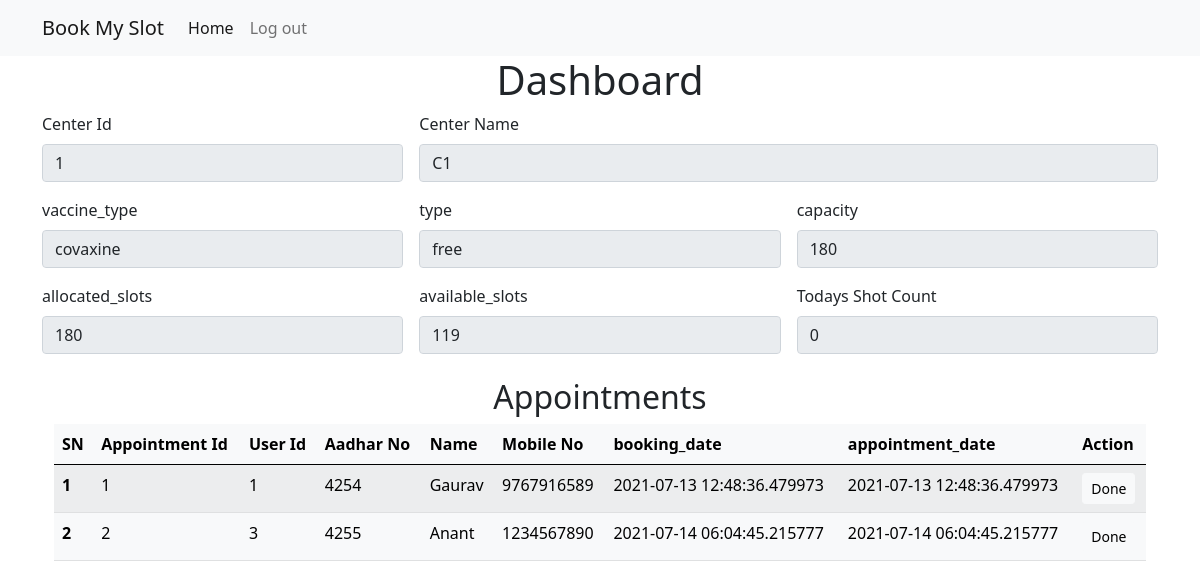
Page /center_dashboard (signed in) on the earlier database version.
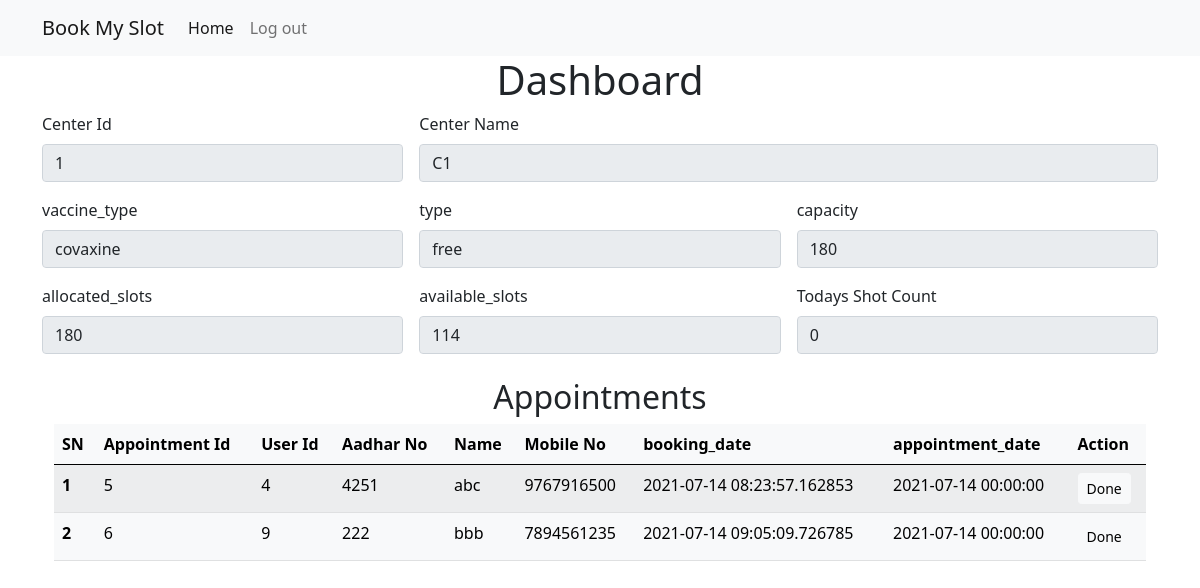
Same page on the later database version.
### models.py (models this page shows)
class Center(db.Model):
    __tablename__= 'centers'
    center_id=db.Column(db.Integer, primary_key=True)
    center_name=db.Column(db.String(100), nullable=False)
    city=db.Column(db.String(100), nullable=False)
    district=db.Column(db.String(100), nullable=False)
    pin_code=db.Column(db.String(100), nullable=False)
    capacity=db.Column(db.String(100),nullable=False)
    allocated_slots=db.Column(db.Integer, nullable=False)
    available_slots=db.Column(db.Integer, nullable=False)
    vaccine_type=db.Column(db.String(100),nullable=False)
    type=db.Column(db.String, nullable=False)

class Bookings(db.Model):
    __tablename__= 'bookings'
    booking_id=db.Column(db.Integer, primary_key=True)
    user_id=db.Column(db.Integer,db.ForeignKey('users.id'))
    center_id=db.Column(db.Integer,db.ForeignKey('centers.center_id'))
    booking_date=db.Column(db.DateTime, default=datetime.datetime.utcnow())
    appointment_date=db.Column(db.DateTime, default=datetime.datetime.utcnow())

class User(db.Model,UserMixin):
    __tablename__= 'users'
    id=db.Column(db.Integer, primary_key=True)
    first_name=db.Column(db.String(100), nullable=False)
    last_name=db.Column(db.String(100), nullable=False)
    aadhar_no=db.Column(db.Integer(), nullable=False)
    birth_year=db.Column(db.Integer(), nullable=False)
    email=db.Column(db.String(100),nullable=False)
    mobile_no=db.Column(db.Integer(), nullable=False)
    password=db.Column(db.String(100), nullable=False)
    dose = db.Column(db.Integer(), nullable=True)

### routes.py (the view)
@app.route("/center_dashboard")
def center_dashboard():
    center =get_center(current_user.center_id)
    data=user_and_appo_data()
    return render_template('center_dashboard.html',center=center,data=data)

### auth.py (called while the page is built)
@login_manager.user_loader
def load_user(user_id):
    user=session.get('user_cat')
    if user == "Staff":
        print("***************************************************")
        return Staff.query.get(user_id)
    else:
        return User.query.get(user_id)

### models.py (called while the page is built)
def get_center(center_id):
    result = Center.query.get(center_id)
    center = center_schema.dump(result)
    return center

def user_and_appo_data():
    result = db.session.query(User,Bookings).join(Bookings).all()
    data = []
    for u,b in result:
        dic = {
        "birth_year":u.birth_year,
        "user_id":u.id,
        "mobile_no":u.mobile_no,
        "last_name":u.last_name,
        "dose":u.dose,
        "email":u.email,
        "first_name":u.first_name,
        "aadhar_no":u.aadhar_no,
        "booking_date":b.booking_date,
        "center_id":b.center_id,
        "appointment_date":b.appointment_date,
        "booking_id":b.booking_id,
        }
        data.append(dic)
        dic = {}
    return data

### templates/center_dashboard.html (shortened to what this page needs)
{% extends 'base.html' %}
{% block body %}
<div class="container profile-container">
    <h1 class="center-text">Dashboard</h1>
    <form class="row g-3 " >
        <div class="col-md-4">
            <label for="center_id" class="form-label">Center Id</label>
            <input type="number" class="form-control" id="center_id" value={{center.center_id}} disabled>
        </div>
        <div class="col-md-8">
            <label for="center_name" class="form-label">Center Name</label>
            <input type="text" class="form-control" id="name" name="center_name" value={{center.center_name}} disabled>
        </div>
        <div class="col-md-4">
            <label for="vaccine_type" class="form-label">vaccine_type</label>
            <input type="text" class="form-control" id="vaccine_type" value={{center.vaccine_type}} disabled>
        </div>
        <div class="col-md-4">
            <label for="type" class="form-label">type</label>
            <input type="text" class="form-control" id="vaccine_type" value={{center.type}} disabled>
        </div>
        <div class="col-md-4">
            <label for="capacity" class="form-label">capacity</label>
            <input type="number" class="form-control" id="capacity" value="{{center.capacity}}" disabled>
        </div>
        <div class="col-md-4">
            <label for="allocated_slots" class="form-label">allocated_slots</label>
            <input type="number" class="form-control" id="allocated_slots" value="{{center.allocated_slots}}" disabled>
        </div>
        <div class="col-md-4">
            <label for="available_slots" class="form-label">available_slots</label>
            <input type="number" class="form-control" id="available_slots" value="{{center.available_slots}}" disabled>
        </div>
        <div class="col-md-4">
            <label for="shout_count" class="form-label">Todays Shot Count</label>
            <input type="number" class="form-control" id="shout_count" value="0" disabled>
        </div>
    </form>
    <div class="container my-4">
        <h2 class="center-text">Appointments</h2>
          {% if data|length ==0 %}
          <div class="alert alert-warning" role="alert">
            No record found...
          </div>
          {% else %}
      <table class="table table-light table-striped">
        <thead>
            <tr>
              <th scope="col">SN</th>
              <th scope="col">Appointment Id</th>
              <th scope="col">User Id </th>
              <th scope="col">Aadhar No</th>
              <th scope="col">Name</th>
              <th scope="col">Mobile No</th>
              <th scope="col">booking_date</th>
              <th scope="col">appointment_date</th>
              <th scope="col">Action</th>
            </tr>
          </thead>
          <tbody>
            {% for d in data %}
              <tr>
                <th scope="row">{{loop.index}}</th>
                <td>{{d.booking_id}}</td>
                <td>{{d.user_id}}</td>
                <td>{{d.aadhar_no}}</td>
                <td>{{d.first_name}}</td>
                <td>{{d.mobile_no}}</td>
                <td>{{d.booking_date}}</td>
                <td>{{d.appointment_date}}</td>
                <td><a href="/shot_done/{{d.user_id}}" class="btn btn-light btn-sm">Done</a>
              </tr>
              {% endfor %}
          </tbody>
      </table>
      {% endif %}
    </div>
</div>
{% endblock body %}

### templates/base.html (shortened to what this page needs)
<!DOCTYPE html>
<html lang="en">
<head>
    <link href="https://cdn.jsdelivr.net/npm/bootstrap@5.0.2/dist/css/bootstrap.min.css" rel="stylesheet">
    <link rel="stylesheet" href="{{ url_for('static', filename='css/style.css') }} ">
</head>
<body>
    <nav class="navbar navbar-expand-lg navbar-light bg-light">
        <div class="container">
          <a class="navbar-brand" href="#">Book My Slot</a>
          <div class="collapse navbar-collapse" id="navbarSupportedContent">
            <ul class="navbar-nav me-auto mb-2 mb-lg-0">
              <li class="nav-item">
                <a class="nav-link active" aria-current="page" href="#">Home</a>
              </li>
              <li class="nav-item">
                <a class="nav-link" href="{{ url_for('logout') }}">Log out</a>
              </li>
            </ul>
          </div>
        </div>
      </nav>
      {% block body %}
       {% endblock body %}
</body>
</html>

### static/css/style.css (style rules this page uses)
.center-text { text-align: center; }

Differences in the rows shown:
removed Bookings: booking_id "1", user_id "1", aadhar_no "4254", first_name "Gaurav", mobile_no "9767916589", booking_date "2021-07-13 12:48:36.479973", appointment_date "2021-07-13 12:48:36.479973"
removed Bookings: booking_id "2", user_id "3", aadhar_no "4255", first_name "Anant", mobile_no "1234567890", booking_date "2021-07-14 06:04:45.215777", appointment_date "2021-07-14 06:04:45.215777"
added Bookings: booking_id "5", user_id "4", aadhar_no "4251", first_name "abc", mobile_no "9767916500", booking_date "2021-07-14 08:23:57.162853", appointment_date "2021-07-14 00:00:00"
added Bookings: booking_id "6", user_id "9", aadhar_no "222", first_name "bbb", mobile_no "7894561235", booking_date "2021-07-14 09:05:09.726785", appointment_date "2021-07-14 00:00:00"
Other differences:
form field available_slots: "119" → "114"
